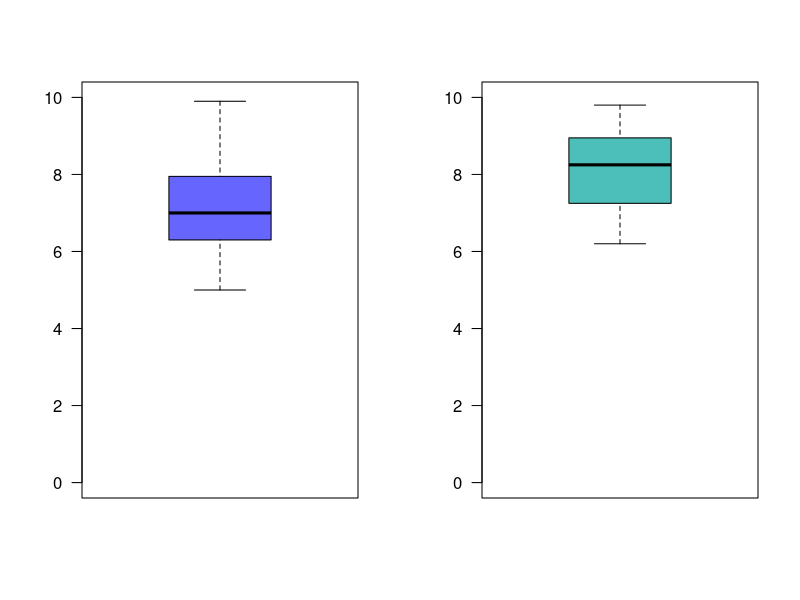
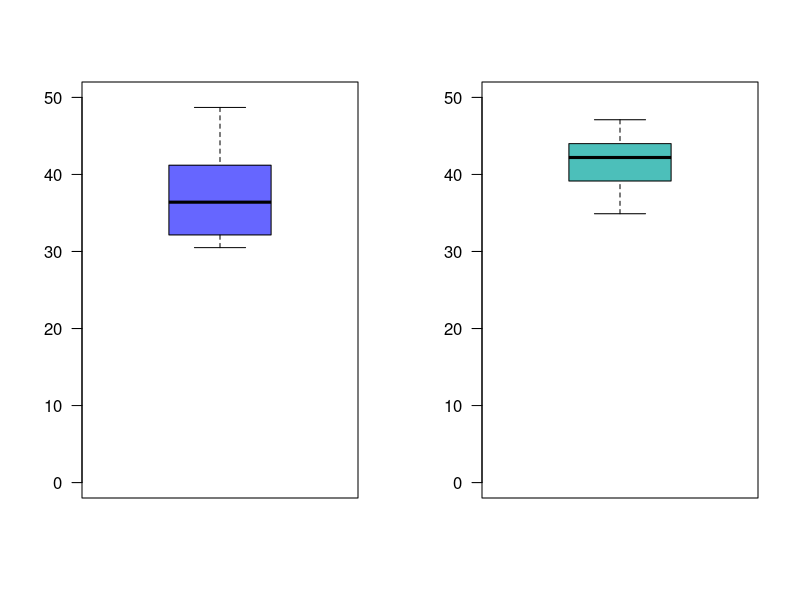
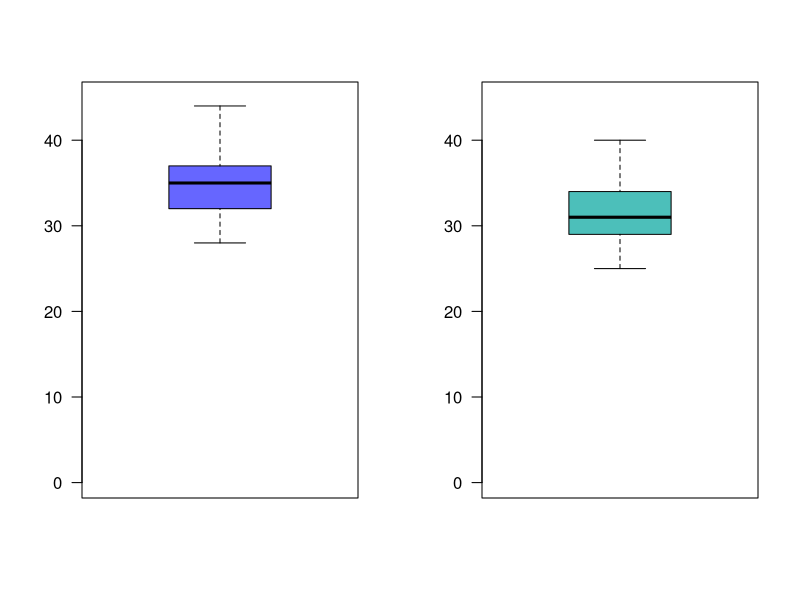
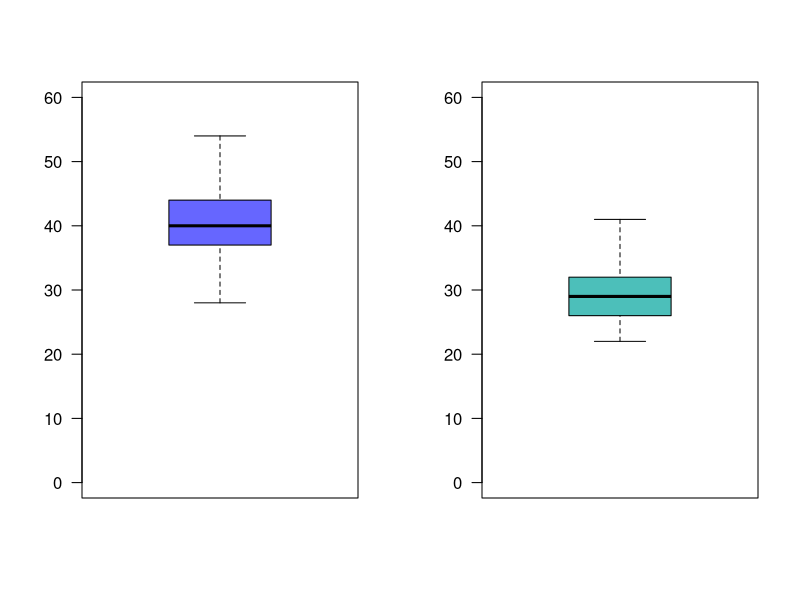
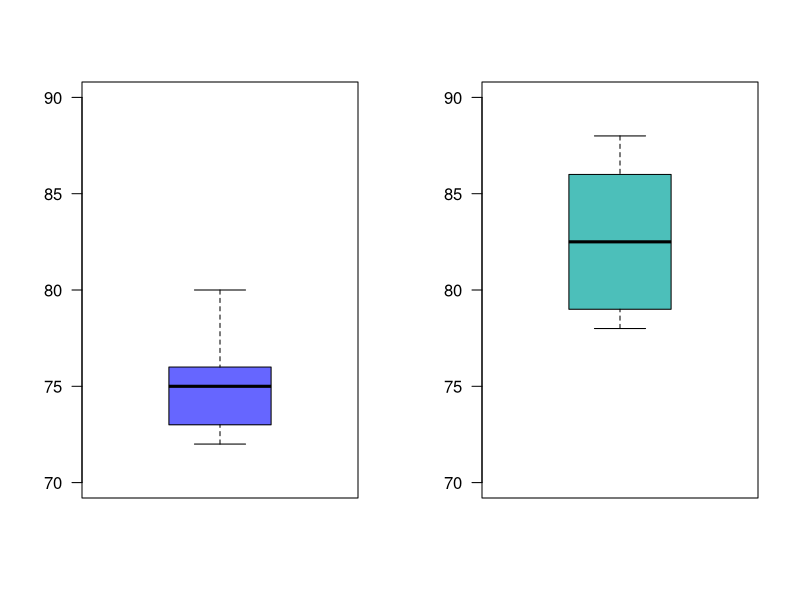

Write the R code that produced these figures, in order.
## ---- chunk 1
knitr::opts_chunk$set(echo = TRUE,comment = NA)

# colores
c0="#0DA5A6" # VERDE CLARO
c1="#E77C00" # NARANJA
c2="#6666FF" # AZUL  
c3="#4CBFBA" # VERDE CLARO  
c4="#E09600" # AMARILLO  
c5="#BC2B6A" # MORADO  

## ---- chunk 2
prop.test(x=3,n=40, p=0.05, conf.level=0.95, alternative = "less")
## ---- chunk 3
g1=c(6.2,  5.0,  6.9,  7.5,  8.6,  9.0,  7.0,  6.3, 9.9,  7.2,  8.1,  6.3,  5.2,  7.7,  5.7,  7.1,  6.4,  7.1,  8.3,  8.2,  6.4,  7.0,  7.8,  6.9,  8.5,  7.7,  8.2,  5.9,  9.8,  5.9,  6.7,  6.3,  6.7,  5.4,  7.2,  6.4)

g2=c(8.2,  6.7,  7.6,  8.3,  9.4,  7.3,  6.7,  7.2,  9.8,  9.6,  8.9,  7.3,  9.7,  7.9,  9.1,  9.0,  9.2, 7.4,  8.3,  8.6,  8.5,  9.2,  7.0,  6.6,  8.4, 8.3,  7.5,  6.8,  7.0,  7.3, 8.9,  6.2,  7.1,  8.5, 9.1,  7.9,  8.1,  8.6,  6.8,  9.0)

par(mfrow = c(1, 2))
boxplot(g1, las=1, col = c2, ylim=c(0,10))
boxplot(g2, las=1, col = c3, ylim=c(0,10))

## ---- chunk 4
shapiro.test(g1) 
shapiro.test(g2) 
## ---- chunk 5
var.test(g1,g2) 
## ---- chunk 6
t.test(g1,g2,                 # variables 
       paired=FALSE,          # grupos independientes
       var.equal=TRUE,        # varianzas iguales
       conf.level=0.95)       # alpha = 0.05
## ---- chunk 7
FB=c(41.8, 41.6, 31.5, 48.7, 40.8, 31.2, 36.5, 36.2, 32.8, 36.3, 38.6, 30.5)
KT=c(40.5, 38.4, 44.0, 34.9, 44.0, 44.7, 44.0, 47.1, 39.8, 43.9, 38.5, 40.2)
par(mfrow = c(1, 2))
boxplot(FB, las=1, col = c2, ylim=c(0,50))
boxplot(KT, las=1, col = c3, ylim=c(0,50))
## ---- chunk 8
var.test(FB,KT) 
## ---- chunk 9
t.test(FB,KT,                 # variables 
       paired=FALSE,          # grupos independientes
       var.equal=TRUE,        # varianzas iguales
       conf.level=0.95)       # alpha = 0.05
## ---- chunk 10
t.test(FB,KT,                 # variables 
       paired=FALSE,          # grupos independientes
       var.equal=TRUE,        # varianzas iguales
       conf.level=0.95,       # alpha = 0.05
       alternative = "less"  )
## ---- chunk 11

met.nue=c(32, 37, 35, 28, 41, 44, 35, 31, 34) 
met.est=c(35, 31, 29, 25, 34, 40, 27, 32, 31)

par(mfrow = c(1, 2))
boxplot(met.nue, las=1, col = c2, ylim=c(0,45))
boxplot(met.est, las=1, col = c3, ylim=c(0,45))

## ---- chunk 12

x1=c(104, 89, 84, 106, 90, 96, 79, 90, 85, 76, 91, 82, 100, 89, 121, 72)
x2=c( 98, 85, 85, 103, 88, 95, 79, 90, 82, 76, 89, 81,  99, 86, 111, 70)

## ---- chunk 13

lec.nue=c(35, 40, 36, 42, 41, 52, 36, 41, 49, 41, 45, 38, 31, 54, 37, 47, 38, 34, 46, 39, 45, 44, 41, 42, 36, 43, 35, 31, 38, 38, 41, 41, 44, 44, 35, 44, 38, 33, 38, 49, 45, 45,  38, 46, 28, 40, 41, 47, 43, 50, 39, 36, 39, 38, 37, 37, 47, 37, 41, 40, 35)
lec.act=c(41, 33, 22, 27, 31, 25, 28, 36, 29, 32, 25, 31, 31, 30, 31, 36, 26, 29, 29, 26, 27, 27, 30, 34, 26, 30, 23, 22, 29, 31, 37, 32, 34, 25, 25, 36, 32, 30, 23, 31, 33, 27, 27, 29, 35, 36, 27, 29, 25, 34, 27, 25, 32, 37, 31, 33, 27, 31, 26, 25, 24)

par(mfrow = c(1, 2))
boxplot(lec.nue, las=1, col = c2, ylim=c(0,60))
boxplot(lec.act, las=1, col = c3, ylim=c(0,60))
 
shapiro.test(lec.nue) 
shapiro.test(lec.act)  
var.test(lec.nue, lec.act) 
t.test(lec.nue,lec.act,  paired=FALSE, var.equal=TRUE, conf.level=0.95, alternative = "greater")
## ---- chunk 14

g1=c(75, 76, 74, 80, 72, 78, 76, 73, 72, 75)
g2=c(86, 78, 86, 84, 81, 79, 78, 84, 88, 80)

par(mfrow = c(1, 2))
boxplot(g1, las=1, col = c2, ylim=c(70,90))
boxplot(g2, las=1, col = c3, ylim=c(70,90))

# dos poblaciones, de grupos independientes
# Ho: var1 = var2
# Ha: var1 != var2 
var.test(g1,g2) # como el valor-p >> alpha, no rechazamos Ho, asumimos que las varianzas son iguales

# Ho: mu1 >= mu2 
# Ha: mu1 <  mu2 
t.test(g1,g2,  paired=FALSE, var.equal=TRUE, conf.level=0.95, alternative = "less")

## ---- chunk 15
prop.test(c(40,50), c(200,200),  conf.level = 0.95)
